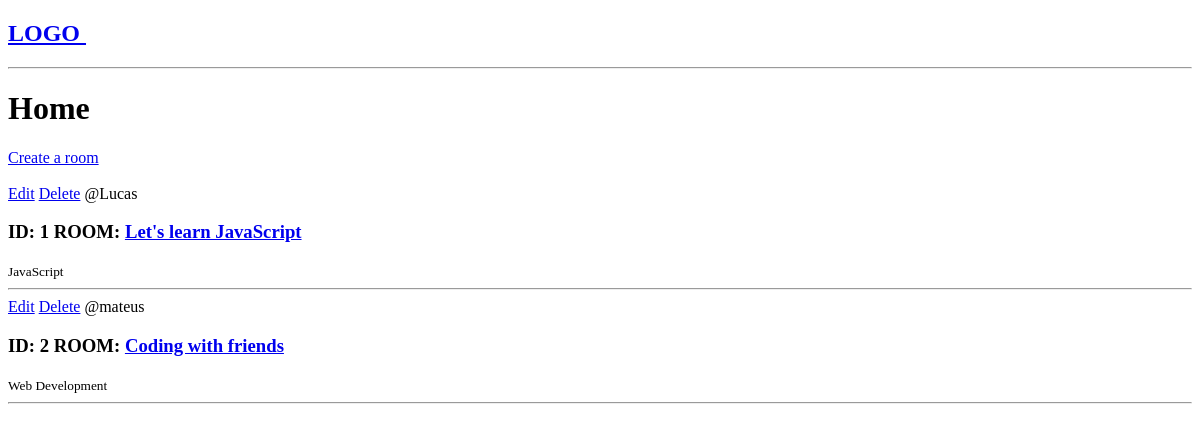
Before: / with the older database file.
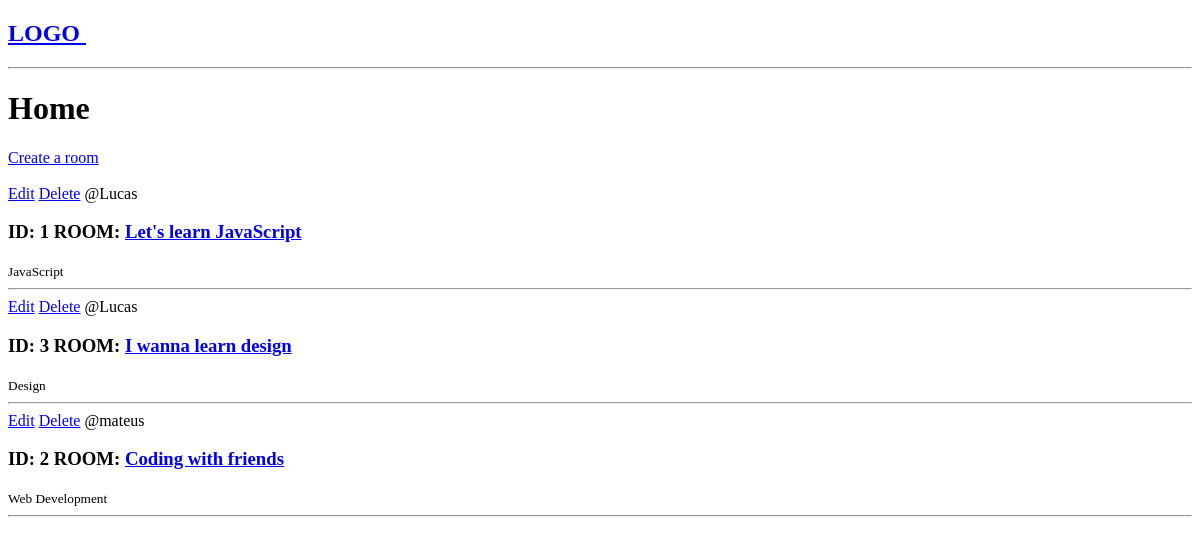
After: the same page with the newer database file.
### base/models.py (models this page shows, shortened)
class Room(models.Model):
    host = models.ForeignKey(User, on_delete=models.SET_NULL, null=True)
    topic = models.ForeignKey(Topic, on_delete=models.SET_NULL, null=True)
    name = models.CharField(max_length=200)
    description = models.TextField(null=True, blank=True)
    updated = models.DateTimeField(auto_now=True)
    created = models.DateTimeField(auto_now_add=True)
    class Meta:
        ordering = ['-updated', '-created']

class Topic(models.Model):
    name = models.CharField(max_length=200)

### base/views.py (the view)
# urls.py: path('', home, name='home'),
def home(request):
    rooms = Room.objects.all()
    context = {'rooms':rooms}
    return render(request, 'base/home.html', context)

### base/templates/base/home.html
{% extends 'base.html' %}
{% block content %}
    <h1>Home</h1>
<div>
    <a href="{% url 'create_room' %}">Create a room</a><br><br>
    <div>
        {% for room in rooms %}
            <a href="{% url 'update_room' room.id %}">Edit</a>
            <a href="{% url 'delete_room' room.id %}">Delete</a>
            <span>@{{ room.host.username }}</span>
            <h3> ID: {{ room.id }}   ROOM: <a href="{% url 'room' room.id%}">{{ room.name }}</a>  </h3>
            <small>{{ room.topic.name }}</small>
            <hr>
        {% endfor%}
    </div>
</div>
{% endblock %}

### templates/base.html (shortened to what this page needs)
<!DOCTYPE html>
<html lang="en">
<head>
</head>
<body>
{% include 'navbar.html' %}
{% block content %}
{% endblock %}
</body>
</html>

### templates/navbar.html (shortened to what this page needs)
<!DOCTYPE html>
<html lang="en">
<head>
</head>
<body>
<h2>
    <a href="{% url 'home' %}"> LOGO </a> &nbsp;&nbsp;
</h2>
<hr>
</body>
</html>

Changed rows visible on the page:
added Room: host.username "Lucas", id "3", name "I wanna learn design", topic.name "Design"
